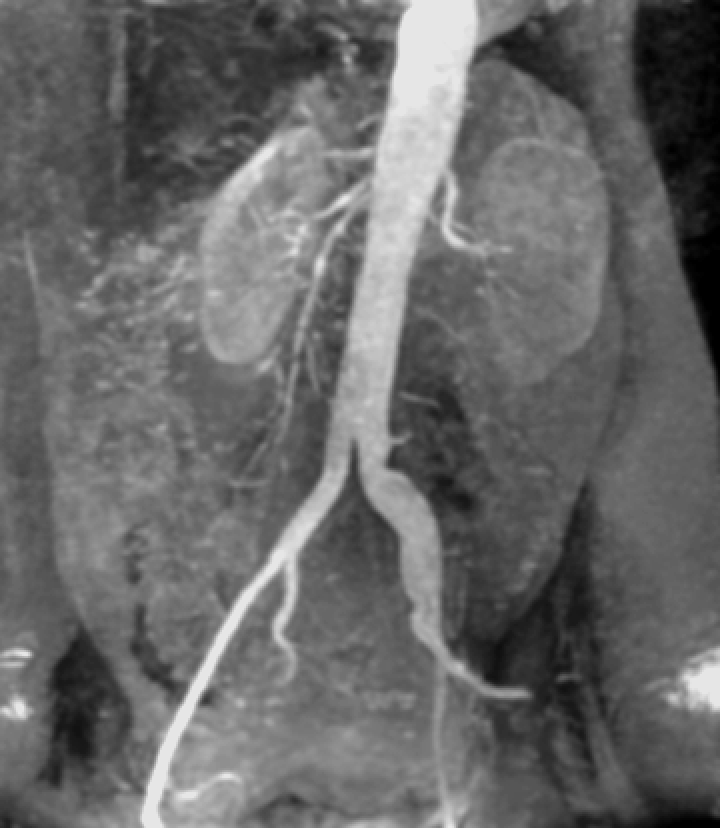
#> input picture dataset/OperacaoPontuais_FiltroEspacial/data/Fig0312(a)(kidney).tif, 720 x 828 px, found by its file name
$ jupyter execute --allow-errors Tutorial_Python_PDI_atualizado.ipynb   (shell and % lines are left out)
#> lines starting #> are read from the running program, lines starting #| are printed output that depends on the picture; after the words box and inside, x2 and y2 are one past the last pixel; in counts of white or black regions, pixels touching at a corner belong together
<a href="https://colab.research.google.com/github/VielF/ColabProjects/blob/main/Tutorial_Python_PDI.ipynb" target="_parent"></a>

Universidade do Vale do Itajaí<br>
Escola do Mar, Ciência e Tecnologia<br>
Engenharia de Computação - Processamento Digital de Sinais: Imagens

# Introdução a Jupyter, Python, NumPy e Scipy

## Recursos úteis

### Ambientes

- Anaconda (instalação local): https://www.anaconda.com/products/individual#Downloads
- Google Colab (nuvem): https://colab.research.google.com/
- OpenCV: https://pypi.org/project/opencv-python/
- Gimp: https://www.gimp.org

### Tutoriais de Python

- https://docs.python.org/3/tutorial/ (oficial)
- https://www.kaggle.com/learn/python
- https://www.tutorialspoint.com/python
- https://www.pythonforbeginners.com/python-tutorial
- https://colab.research.google.com/drive/1qH2RUurym6O-OGiHBgJp1bmMS8UNEjhx
- https://www.youtube.com/results?search_query=python

### Cursos de Python

- https://www.coursera.org/learn/ciencia-computacao-python-conceitos
- https://www.datacamp.com/courses/intro-to-python-for-data-science (pago)
- https://www.codecademy.com/learn/learn-python-3 (pago?)
- https://opencv.org/courses/#price

### Tutoriais de Jupyter

- https://medium.com/codingthesmartway-com-blog/getting-started-with-jupyter-notebook-for-python-4e7082bd5d46
- https://www.dataquest.io/blog/jupyter-notebook-tutorial/
- https://realpython.com/jupyter-notebook-introduction/
- https://www.youtube.com/results?search_query=jupyter

### Tutoriais de NumPy

- https://cs231n.github.io/python-numpy-tutorial/
- https://numpy.org/doc/stable/user/quickstart.html
- http://scipy-lectures.org/intro/numpy/index.html

### Tutoriais da OpenCV

- https://docs.opencv.org/master/d9/df8/tutorial_root.html
- https://www.geeksforgeeks.org/opencv-python-tutorial/

### Outros tutoriais

- Matplotlib: https://matplotlib.org/tutorials/introductory/pyplot.html
- Pandas: https://pandas.pydata.org/pandas-docs/stable/user_guide/10min.html

## Markdown

Podemos escrever em *itálico* ou **negrito** ou `largura fixa`, usar listas de bullets
- item 1
- item 2
- item 3

ou numeradas
1. item 1
1. item 2
1. item 3

e até mesmo usar equações em $\LaTeX$, que podem ser inline ($f(x) = c_0 + c_1 x + c_2 x^2$) ou displayed:

$$
E = mc^2
$$

Jupyter command pallete: `ctrl-shift-p`

## Python

[cell 1]
2 + 2

[cell 2]
# comentário
a = 0.
x = 0
x
a

[cell 3]
a == 0

[cell 4]
print(type(a))
print(type(x))

[cell 5]
b = .5
print(b)
print(type(b))
print(b == 0)

[cell 6]
a = 2
b = 3.5
c = a + b
#2 + 3.5
print(c)

[cell 7]
saida = 3/2
saida

[cell 8]
d = 2
float(d) # (float)d

[cell 9]
int(1.8)

[cell 10]
print(a)
print(b)
print("Var a: ",a," Var b: ",b)

[cell 11]
t = True
f = False
print(t or f) #não usa || e && #bitwise & | ^ ~
print(t and f)

[cell 12]
a > -1 and b < 2

[cell 13]
s = 5
s = 'Hello world'
print(s)
print(type(s))
s = "Hello world"
print(s)
print(type(s))
print(s.upper())

[cell 14]
str1 = 'this'
str2 = ' is '
str3 = 'interesting'
str_res = str1 + str2 + str3
print(str_res)
'this' + ' is ' + 'interesting'

[cell 15]
'42.5'
print(int(float('42.5')))
print(str(42.5))

[cell 16]
c = 1 + 1j
print(c)
print(type(c))
print(c.conjugate())

[cell 17]
def quadrado(x):
    '''
    Retorna x elevado ao quadrado
    '''
    y = x**2
    return y


quadrado(3)
print(type(quadrado))

[cell 18]
def quadrado(x, arred=False):
    '''
    Retorna x elevado ao quadrado,
    opcionalmente arredondando para um inteiro
    arred é bool
    '''
    if arred:
        y = x**2
        y = int(round(y))
    else:
        y = x**2
    return y

[cell 19]
print(quadrado(1.75, arred=True))
print(quadrado(1.5, arred=True))

#> (a cell that did not finish here is left out)

[cell 21]
L = [1, 'texto', 5.6]
print(L)
print(type(L))

[cell 22]
print(L[0])
print(L[1])
print(L[-1])
L[2] = 5.7
print(L)
print(len(L))
L.append('novo')
print(L)

#> (a cell that did not finish here is left out)

[cell 24]
L = L + [123]
print(L)

[cell 25]
print(list(range(10))) # o valor final não é incluído
print(list(range(1,10))) # o valor final não é incluído
print(range(10))

[cell 26]
for i in range(10):
    print(i)

[cell 27]
L[1:3] # a última posição não é considerada 1 < in e fim > 3

[cell 28]
v = list(range(10))
print(v)
print(v[1:5])
print(v[:5])
print(v[3:])
print(v[3:-1])
print(v[:-2])
print(v[::2])
print(v[::-1])
print(sum(v))

[cell 29]
t = (1, 'dois', 'dois',3.0, 4)
print(t)
print(type(t))
print(t[1:])
print(len(t))
print(t.count('dois'))

#> (a cell that did not finish here is left out)

[cell 31]
list(t)

[cell 32]
a, b, v, s

[cell 33]
x, y, z = 1, 2, 3
print(x)
print(y)
print(z)

[cell 34]
d = {'nome':'Fulano', 'idade':22}
print(d)
print(type(d))
print(d['nome'])
print(d['idade'])
print(list(d.keys()))
print(list(d.values()))

[cell 35]
[n**2 for n in range(10)] # list compreehension

[cell 36]
[n**2 for n in range(10) if n % 2 == 0]

[cell 37]
class Aluno(object):

    def __init__(self, nome):
        self.nome = nome

    def entra_nota(self, nota):
        nota = round(2*nota)/2 # arredondamento Univali
        self.nota = nota

    def aprovado(self):
        return self.nota >= 5.75

[cell 38]
aluno = Aluno('Fulano')
print(aluno.nome)
aluno.entra_nota(5.75)
print(aluno.nota)
print(aluno.aprovado())

### Variáveis e operações

Em PDI, variáveis podem representar dimensões, níveis de cinza, limiares e outros parâmetros.

[cell 39]
altura = 256
largura = 512
bits = 8

niveis_de_cinza = 2 ** bits

print('Altura:', altura)
print('Largura:', largura)
print('Níveis de cinza:', niveis_de_cinza)

## NumPy

[cell 40]
import numpy as np

[cell 41]
np.abs(-3)
print(np.min([1, 2, 3, 4]))

a = np.array([1, 2, 3, 4])
print(a, a.dtype)
a = np.array([1, 2, 3, 4.0])
print(a, a.dtype)
print(type(a))
print(a.shape)
print(sum(a))
print(np.sum(a))
print(a.sum())
print(a.argmax())
print(a.ndim)
a[3] = 4.6

[cell 42]
a = np.array([1, 2, 3, 4])
a[0] = 0.7
c =a.copy()
c = np.array([c])
aux = c.T
print(a.shape)
print(c.shape)
print(aux)

[cell 43]
#a = np.array([1, 2, 3, 4.0])
#a = np.array([1, 2, 3, 4], dtype=float)
a = np.array([1, 2, 3, 4])
a = a.astype(float)
a[0] = 0.7
a

[cell 44]
a = np.array([1, 2, 3, 4], dtype=float)
b = a
a[0] = 5
print(a)
print(b)
print(b is a)

[cell 45]
a = np.array([1, 2, 3, 4], dtype=float)
b = a.copy()
print(b is a)
a[0] = 5
print(a)
print(b)

[cell 46]
print(a + 1)
print(a*a)
print(a**2)

[cell 47]
x = np.array([[0,1,2,3],[4,5,6,7]])
print(x)
print(x.shape)
print(x[1,2])
print(x[1][2])
print(x.T.shape)

[cell 48]
y = np.array([[[0, 1, 2, 3], [4, 5, 6, 7]], [[8, 9, 10, 11], [12, 13, 14, 15]], [[16, 17, 18, 19], [20, 21, 22, 23]]])
print(y)
print(y.shape)
print(y[1][0][2])
print(y[1,0,2])

y = np.arange(2*3*4)
print(y)

print(y.reshape(3,2,4))

Examples of NumPy arrays:

[cell 49]
z = np.array([x, x+8, x+16])
z

[cell 50]
np.r_[x, x+8, x+16]

[cell 51]
np.r_[x, x[1:]]
# [5 lines of commented-out code are left out]

[cell 52]
print(np.c_[x, x+8, x+16])
print(x[0])
print(x[0,:])
print(x[:,0])
print(x[:,[1,2,0,0,0,2]])
print(x[[1,0,1],:])
print(x[:,0])
print(x[:,[0]])

[cell 53]
b = np.array([0,1,2])
print(b)
A = np.array([[0,1,2],[3,4,5]])
print(A)
print(A @ b ) #no.dot()
c = np.array([10,20])
print(c @ A)

[cell 54]
B = 3*A.T
print(B)
print(A @ B)
v = np.ones(4)
print(v)
v = np.ones((1,4))
print(v)
v = np.ones((4,1))
print(v)
v = np.zeros((2,3))
print(v)

## Uma imagem é um array NumPy

O NumPy será a principal ferramenta para representar e manipular imagens como arrays multidimensionais.

[cell 55]
import numpy as np
import matplotlib.pyplot as plt

imagem = np.zeros((256, 256), dtype=np.uint8)

print('Tipo:', type(imagem))
print('Shape:', imagem.shape)
print('Dimensões:', imagem.ndim)
print('Tipo dos dados:', imagem.dtype)
print('Número de elementos:', imagem.size)

[cell 56]
plt.imshow(imagem, cmap='gray', vmin=0, vmax=255)
plt.title('Imagem inicialmente preta')
plt.axis('off');

### Alterando pixels

Cada posição da matriz corresponde a um pixel.

[cell 57]
imagem[128, 128] = 255

plt.imshow(imagem, cmap='gray', vmin=0, vmax=255)
plt.title('Um pixel alterado')
plt.axis('off');

### Experimente

Altere alguns pixels e observe o resultado. Tente criar uma pequena cruz branca no centro da imagem.

## Indexação e regiões da imagem

A indexação permite acessar pixels individuais, linhas, colunas e regiões inteiras.

[cell 58]
print('Pixel central:', imagem[128, 128])
print('Primeira linha:', imagem[0, :])
print('Primeira coluna:', imagem[:, 0])

[cell 59]
regiao = imagem[50:150, 50:150]

plt.imshow(regiao, cmap='gray', vmin=0, vmax=255)
plt.title('Região 50:150 × 50:150')
plt.axis('off');

### Experimente

Crie uma região branca de `100 × 100` pixels em uma posição diferente da imagem.

### Desafio 1 — Quadrado central

Crie uma imagem `256 × 256` contendo um quadrado branco de `100 × 100` pixels exatamente no centro. Não utilize `for`.

## Criando imagens sintéticas

Imagens simples são úteis para compreender operações de PDI sem depender de arquivos externos.

[cell 60]
imagem1 = np.zeros((256, 256), dtype=np.uint8)
imagem2 = np.zeros((256, 256), dtype=np.uint8)

imagem1[50:150, 50:150] = 255
imagem2[100:200, 100:200] = 255

fig, ax = plt.subplots(1, 2, figsize=(8, 4))
ax[0].imshow(imagem1, cmap='gray', vmin=0, vmax=255)
ax[0].set_title('Imagem 1')
ax[1].imshow(imagem2, cmap='gray', vmin=0, vmax=255)
ax[1].set_title('Imagem 2')
for a in ax: a.axis('off')
plt.show()

## Operações entre imagens

Como imagens são arrays, podemos realizar operações matemáticas diretamente sobre elas.

[cell 61]
soma = imagem1 + imagem2
subtracao = imagem1 - imagem2

fig, ax = plt.subplots(1, 2, figsize=(8, 4))
ax[0].imshow(soma, cmap='gray', vmin=0, vmax=255)
ax[0].set_title('Soma')
ax[1].imshow(subtracao, cmap='gray', vmin=0, vmax=255)
ax[1].set_title('Subtração')
for a in ax: a.axis('off')
plt.show()

### Atenção: `dtype` e overflow

Em imagens de 8 bits, os valores normalmente estão entre 0 e 255. O tipo `uint8` possui comportamento específico quando uma operação ultrapassa esse intervalo.

[cell 62]
valor = np.array([250], dtype=np.uint8)
print('250 + 10 em uint8:', valor + 10)

valor_int = valor.astype(np.int16)
print('250 + 10 em int16:', valor_int + 10)

### Desafio 2 - Investigando o overflow

Crie uma pequena imagem com valores próximos de 255 e teste diferentes operações matemáticas. Explique, em Markdown, o que aconteceu e por que o tipo do array é importante.

## `for`, `if` e processamento pixel a pixel

Às vezes precisamos percorrer pixels explicitamente. Primeiro veremos a abordagem tradicional.

[cell 63]
imagem_teste = np.random.randint(0, 256, (128, 128), dtype=np.uint8)

resultado = np.zeros_like(imagem_teste)

for i in range(imagem_teste.shape[0]):
    for j in range(imagem_teste.shape[1]):
        if imagem_teste[i, j] > 128:
            resultado[i, j] = 255
        else:
            resultado[i, j] = 0

plt.imshow(resultado, cmap='gray', vmin=0, vmax=255)
plt.title('Binarização usando for e if')
plt.axis('off');

## Máscaras booleanas e operações vetorizadas

NumPy permite realizar a mesma operação de maneira muito mais compacta, sem escrever dois `for`.

[cell 64]
resultado_numpy = (imagem_teste > 128).astype(np.uint8) * 255

plt.imshow(resultado_numpy, cmap='gray', vmin=0, vmax=255)
plt.title('Binarização usando máscara NumPy')
plt.axis('off');

### Experimente

Teste diferentes limiares: `50`, `100`, `150`, `200`. Como a quantidade de pixels brancos muda?

### Desafio 3 - Máscara de região

Crie uma máscara que selecione apenas os pixels com intensidade entre `80` e `180`. Mostre a máscara e calcule quantos pixels foram selecionados.

## Funções para operações de PDI

Funções permitem transformar uma operação em uma ferramenta reutilizável.

[cell 65]
def binarizar(imagem, limiar):
    return (imagem > limiar).astype(np.uint8) * 255

resultado = binarizar(imagem_teste, 128)

plt.imshow(resultado, cmap='gray', vmin=0, vmax=255)
plt.title('Função binarizar')
plt.axis('off');

### Experimente

Modifique a função para que ela receba dois limiares e selecione apenas pixels dentro de um intervalo.

## Estatísticas de uma imagem

Funções do NumPy permitem obter informações básicas sobre os pixels.

[cell 66]
print('Mínimo:', imagem_teste.min())
print('Máximo:', imagem_teste.max())
print('Média:', imagem_teste.mean())
print('Mediana:', np.median(imagem_teste))
print('Desvio padrão:', imagem_teste.std())

## Imagens coloridas

Uma imagem RGB normalmente é representada por um array tridimensional: altura × largura × canais.

[cell 67]
imagem_rgb = np.zeros((200, 300, 3), dtype=np.uint8)

imagem_rgb[:, :, 0] = 255  # vermelho
imagem_rgb[50:150, 50:250, 1] = 255  # verde em uma região

plt.imshow(imagem_rgb)
plt.title('Imagem RGB construída com NumPy')
plt.axis('off');
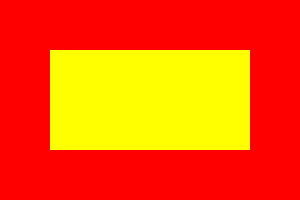
#> shown: shape (200, 300, 3); mean R, G, B 255, 85, 0

### Experimente

Crie uma imagem colorida contendo regiões vermelha, verde e azul. Observe como os três canais são armazenados.

## Matplotlib

[cell 68]
import matplotlib.pyplot as plt

[cell 69]
x = np.linspace(0,1,10)

[cell 70]
plt.plot(x, x**2, 'b.-', label='quadrado')
plt.plot(x, np.sqrt(x), 'r.-', label='raiz quadrada')
plt.xlabel('x');
plt.ylabel('y');
plt.title('Título');
plt.legend();
plt.show()
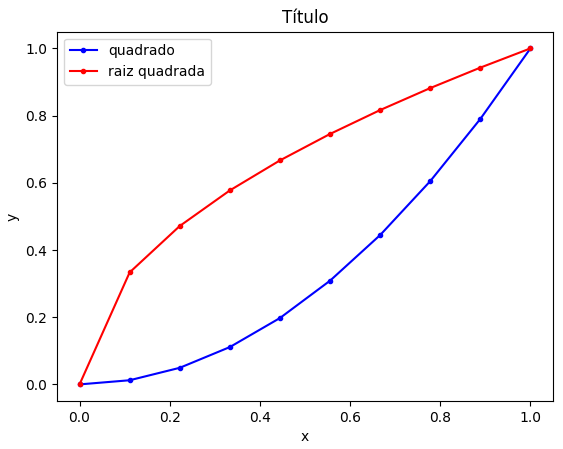
#> figure drawn by matplotlib, 1 panel; curve peaks at x = 1, y = 1; curve peaks at x = 1, y = 1

[cell 71]
image = np.random.randn(200,200)
plt.imshow(image, cmap=plt.cm.gray)
plt.colorbar()
plt.axis('off');
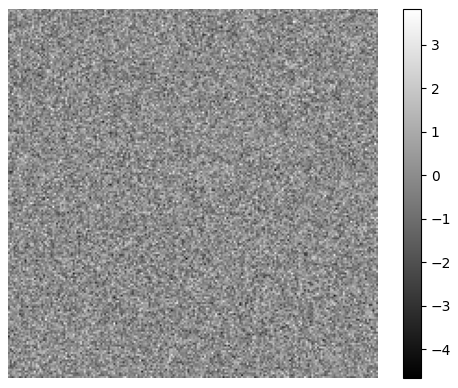
#> figure drawn by matplotlib, 2 panels

#### Mais
- NumPy (https://numpy.org/doc/stable/user/quickstart.html#less-basic), por exemplo *Indexing with Boolean Arrays*
- Pandas
- JupyterLab

## OpenCV

[cell 72]
import cv2

[cell 73]
img = cv2.imread('Fig0312(a)(kidney).tif',0)
#> img is the input picture: shape (828, 720); min 0, max 230, mean 103.5

Não use ícone `X vermelho` para fechar a janela da imagem, isso irá travar o kernel do Jupyter. Para fechar uma imagem, use aperte alguma tecla (ex: epaço ou enter).

[cell 74]
from google.colab.patches import cv2_imshow

[cell 75]
cv2_imshow(img)
#cv2.waitKey(0)
#cv2.destroyAllWindows()

#### Observação

No Google Colab, você defe importar a `cv2_imshow` para poder exibir uma imagem, caso contrário você irá travar o kernel do Colab.

use:

`from google.colab.patches import cv2_imshow`

...

`img = cv2.imread(<imagem>,0)`

....

`cv2_imshow(img)
cv2.waitKey(0)
cv2.destroyAllWindows()`

[cell 76]
type(img)

[cell 77]
img.shape  #lembrando que retorna (linhas, colunas)
#> Out = (828, 720)

[cell 78]
cv2.imwrite('img_after_save.png', img)
#> Out = True

#> (a cell that did not finish here is left out)

[cell 80]
cv2_imshow(img)
cv2.waitKey(0)

cv2_imshow( B)
cv2.waitKey(0)

#> (the rest of this cell did not finish here and is left out)

[cell 81]
image1 = cv2.imread('data/t1.jpg',0)
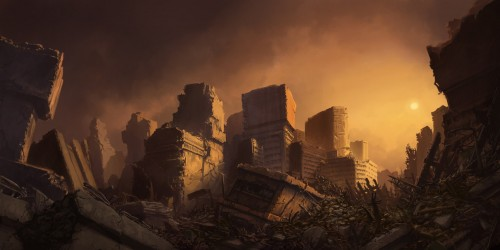
#> input picture dataset/OperacaoPontuais_FiltroEspacial/data/t1.jpg, 500 x 250 px, found by its file name
#> image1: shape (250, 500); min 3, max 226, mean 58.9
image2 = cv2.imread('data/t2.jpg',0)
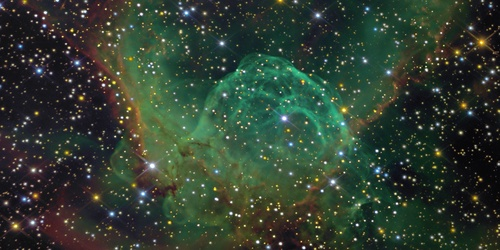
#> input picture dataset/OperacaoPontuais_FiltroEspacial/data/t2.jpg, 500 x 250 px, found by its file name
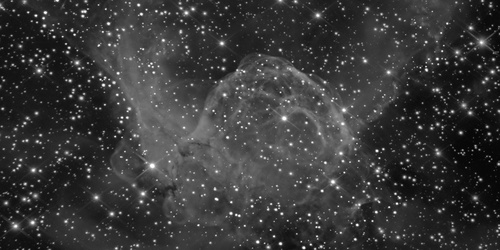
#> image2: shape (250, 500); min 0, max 255, mean 56.9

weightedSum = cv2.addWeighted(image1, 0.5, image2, 0.4, 0)
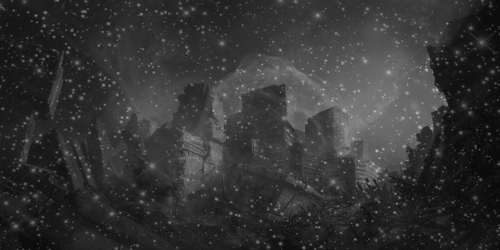
#> weightedSum: shape (250, 500); min 6, max 184, mean 52.2

cv2.imshow('Weighted Image', weightedSum)

cv2.waitKey(0)
cv2.destroyAllWindows()

print(weightedSum)
#> (printed output is left out)

[cell 82]
print(image1.shape)
#| (250, 500)
print(image2.shape)
#| (250, 500)

lines1, rows1 = image1.shape
#> lines1 = 250; rows1 = 500
lines2, rows2 = image2.shape
#> lines2 = 250; rows2 = 500
print(image1)
#> (printed output is left out)

[cell 83]
import numpy as np

image_aux = np.zeros([lines1, rows1])
image_out = np.zeros([lines1, rows1])
print(image_out.shape)
#| (250, 500)
for i in range(lines1):
    for j in range(rows1):
        image_aux[i][j] = 0.5*image1[i][j]+0.4*image2[i][j]

#image_aux = 0.5*image1+0.4*image2

image_out = np.array(image_aux, dtype=np.uint8)
print(image_out)
#> (printed output is left out)
cv2.imshow('Image Out', image_out)

cv2.waitKey(0)
cv2.destroyAllWindows()

[cell 84]
image1 = cv2.imread('data/t3.jpg',0)
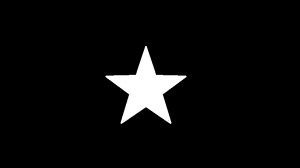
#> input picture dataset/OperacaoPontuais_FiltroEspacial/data/t3.jpg, 300 x 168 px, found by its file name
#> image1 is the input picture: shape (168, 300); min 0, max 255, mean 11.7
image2 = cv2.imread('data/t4.jpg',0)
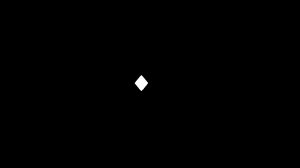
#> input picture dataset/OperacaoPontuais_FiltroEspacial/data/t4.jpg, 300 x 168 px, found by its file name
#> image2 is the input picture: shape (168, 300); min 0, max 255, mean 0.6

sub = cv2.subtract(image1, image2)

cv2.imshow('Subtracted Image', sub)

cv2.waitKey(0)
cv2.destroyAllWindows()

[cell 85]
print(image1.shape)
#| (168, 300)
print(image2.shape)
#| (168, 300)

lines1, rows1 = image1.shape
#> lines1 = 168; rows1 = 300
lines2, rows2 = image2.shape
#> lines2 = 168; rows2 = 300
print(image1)
#> (printed output is left out)

[cell 86]
image_aux1 = np.zeros([lines1, rows1])
image_out1 = np.zeros([lines1, rows1])

print(image_out1.shape)
#| (168, 300)

for i in range(lines1):
    for j in range(rows1):
        if (int(image1[i][j])-int(image2[i][j]) >= 0) and (int(image1[i][j])-int(image2[i][j]) <= 255):
            image_aux1[i][j] = int(image1[i][j])-int(image2[i][j])
        else:
            image_aux1[i][j] = 0

image_out1 = np.array(image_aux1, dtype=np.uint8)
print(image_out1)
#> (printed output is left out)
cv2.imshow('Image Out', image_out1)

cv2.waitKey(0)
cv2.destroyAllWindows()

[cell 87]
imgColored = cv2.imread('data/t1.jpg')
#> imgColored is the input picture: shape (250, 500, 3); mean B, G, R 34.8, 52.4, 81
gray_img = cv2.cvtColor(imgColored, cv2.COLOR_BGR2GRAY)

cv2.imshow('Image in', imgColored)
cv2.waitKey(0)

cv2.imshow('Image Out', gray_img)
cv2.waitKey(0)

cv2.destroyAllWindows()

[cell 88]
image1 = cv2.imread('data/t5.png',0)
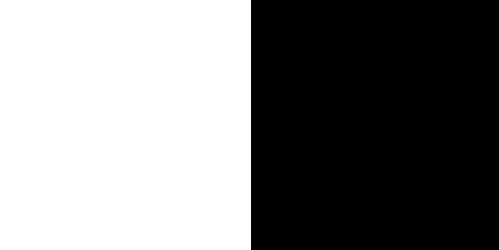
#> input picture dataset/OperacaoPontuais_FiltroEspacial/data/t5.png, 499 x 250 px, found by its file name
#> image1: shape (250, 499); 50.3% white; 1 black region, box (x1, y1, x2, y2) and area: (251, 0, 499, 250) 62000
image2 = cv2.imread('data/t6.png',0)

#> (the rest of this cell did not finish here and is left out)

[cell 89]
lines1, rows1 = image1.shape
#> lines1 = 250; rows1 = 499
#> (the rest of this cell did not finish here and is left out)

### Upload de uma imagem no Google Colab

Se estiver usando Colab, execute a célula abaixo para selecionar uma imagem do computador.

[cell 90]
try:
    from google.colab import files
    uploaded = files.upload()
#> the answer given: Fig0312(a)(kidney).tif
    nome_arquivo = next(iter(uploaded))
    imagem_cv = cv2.imread(nome_arquivo)
    print('Imagem carregada:', nome_arquivo)
    print('Shape:', imagem_cv.shape)
#| Shape: (828, 720, 3)
    print('dtype:', imagem_cv.dtype)
#| dtype: uint8
